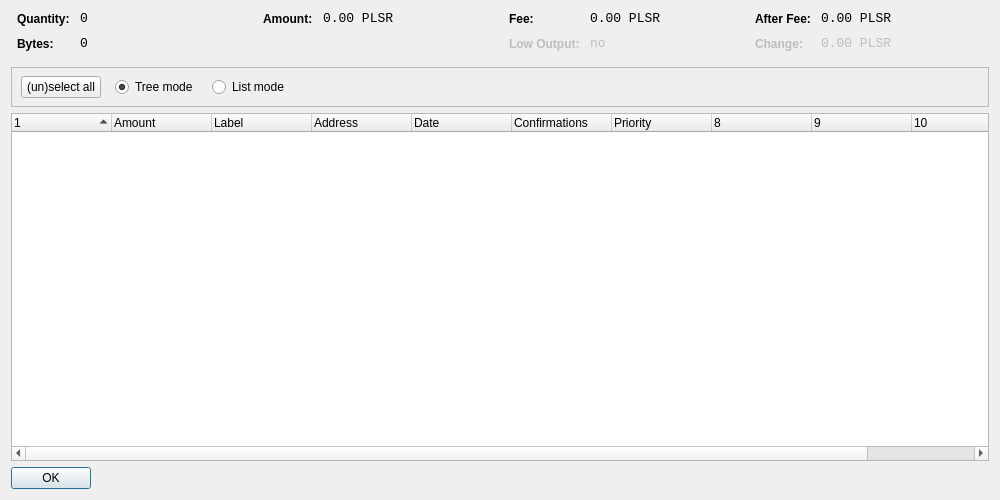
<?xml version="1.0" encoding="UTF-8"?>
<ui version="4.0">
 <class>CoinControlDialog</class>
 <widget class="QDialog" name="CoinControlDialog">
  <property name="geometry">
   <rect>
    <x>0</x>
    <y>0</y>
    <width>1000</width>
    <height>500</height>
   </rect>
  </property>
  <property name="windowTitle">
   <string>Coin Control</string>
  </property>
  <layout class="QVBoxLayout" name="verticalLayout">
   <item>
    <layout class="QHBoxLayout" name="horizontalLayoutTop" stretch="0,0,0,0">
     <property name="topMargin">
      <number>0</number>
     </property>
     <property name="bottomMargin">
      <number>10</number>
     </property>
     <item>
      <layout class="QFormLayout" name="formLayoutCoinControl1">
       <property name="horizontalSpacing">
        <number>10</number>
       </property>
       <property name="verticalSpacing">
        <number>10</number>
       </property>
       <property name="leftMargin">
        <number>6</number>
       </property>
       <property name="rightMargin">
        <number>6</number>
       </property>
       <item row="0" column="0">
        <widget class="QLabel" name="labelCoinControlQuantityText">
         <property name="styleSheet">
          <string notr="true">font-weight:bold;</string>
         </property>
         <property name="text">
          <string>Quantity:</string>
         </property>
        </widget>
       </item>
       <item row="0" column="1">
        <widget class="QLabel" name="labelCoinControlQuantity">
         <property name="font">
          <font>
           <family>Monospace</family>
           <pointsize>10</pointsize>
          </font>
         </property>
         <property name="cursor">
          <cursorShape>IBeamCursor</cursorShape>
         </property>
         <property name="contextMenuPolicy">
          <enum>Qt::ActionsContextMenu</enum>
         </property>
         <property name="text">
          <string notr="true">0</string>
         </property>
         <property name="textInteractionFlags">
          <set>Qt::LinksAccessibleByMouse|Qt::TextSelectableByKeyboard|Qt::TextSelectableByMouse</set>
         </property>
        </widget>
       </item>
       <item row="1" column="0">
        <widget class="QLabel" name="labelCoinControlBytesText">
         <property name="styleSheet">
          <string notr="true">font-weight:bold;</string>
         </property>
         <property name="text">
          <string>Bytes:</string>
         </property>
        </widget>
       </item>
       <item row="1" column="1">
        <widget class="QLabel" name="labelCoinControlBytes">
         <property name="font">
          <font>
           <family>Monospace</family>
           <pointsize>10</pointsize>
          </font>
         </property>
         <property name="cursor">
          <cursorShape>IBeamCursor</cursorShape>
         </property>
         <property name="contextMenuPolicy">
          <enum>Qt::ActionsContextMenu</enum>
         </property>
         <property name="text">
          <string notr="true">0</string>
         </property>
         <property name="textInteractionFlags">
          <set>Qt::LinksAccessibleByMouse|Qt::TextSelectableByKeyboard|Qt::TextSelectableByMouse</set>
         </property>
        </widget>
       </item>
      </layout>
     </item>
     <item>
      <layout class="QFormLayout" name="formLayoutCoinControl2">
       <property name="horizontalSpacing">
        <number>10</number>
       </property>
       <property name="verticalSpacing">
        <number>10</number>
       </property>
       <property name="leftMargin">
        <number>6</number>
       </property>
       <property name="rightMargin">
        <number>6</number>
       </property>
       <item row="0" column="0">
        <widget class="QLabel" name="labelCoinControlAmountText">
         <property name="styleSheet">
          <string notr="true">font-weight:bold;</string>
         </property>
         <property name="text">
          <string>Amount:</string>
         </property>
        </widget>
       </item>
       <item row="0" column="1">
        <widget class="QLabel" name="labelCoinControlAmount">
         <property name="font">
          <font>
           <family>Monospace</family>
           <pointsize>10</pointsize>
          </font>
         </property>
         <property name="cursor">
          <cursorShape>IBeamCursor</cursorShape>
         </property>
         <property name="contextMenuPolicy">
          <enum>Qt::ActionsContextMenu</enum>
         </property>
         <property name="text">
          <string notr="true">0.00 PLSR</string>
         </property>
         <property name="textInteractionFlags">
          <set>Qt::LinksAccessibleByMouse|Qt::TextSelectableByKeyboard|Qt::TextSelectableByMouse</set>
         </property>
        </widget>
       </item>
      </layout>
     </item>
     <item>
      <layout class="QFormLayout" name="formLayoutCoinControl3">
       <property name="horizontalSpacing">
        <number>10</number>
       </property>
       <property name="verticalSpacing">
        <number>10</number>
       </property>
       <property name="leftMargin">
        <number>6</number>
       </property>
       <property name="rightMargin">
        <number>6</number>
       </property>
       <item row="0" column="0">
        <widget class="QLabel" name="labelCoinControlFeeText">
         <property name="styleSheet">
          <string notr="true">font-weight:bold;</string>
         </property>
         <property name="text">
          <string>Fee:</string>
         </property>
        </widget>
       </item>
       <item row="0" column="1">
        <widget class="QLabel" name="labelCoinControlFee">
         <property name="font">
          <font>
           <family>Monospace</family>
           <pointsize>10</pointsize>
          </font>
         </property>
         <property name="cursor">
          <cursorShape>IBeamCursor</cursorShape>
         </property>
         <property name="contextMenuPolicy">
          <enum>Qt::ActionsContextMenu</enum>
         </property>
         <property name="text">
          <string notr="true">0.00 PLSR</string>
         </property>
         <property name="textInteractionFlags">
          <set>Qt::LinksAccessibleByMouse|Qt::TextSelectableByKeyboard|Qt::TextSelectableByMouse</set>
         </property>
        </widget>
       </item>
       <item row="1" column="0">
        <widget class="QLabel" name="labelCoinControlLowOutputText">
         <property name="enabled">
          <bool>false</bool>
         </property>
         <property name="styleSheet">
          <string notr="true">font-weight:bold;</string>
         </property>
         <property name="text">
          <string>Low Output:</string>
         </property>
        </widget>
       </item>
       <item row="1" column="1">
        <widget class="QLabel" name="labelCoinControlLowOutput">
         <property name="enabled">
          <bool>false</bool>
         </property>
         <property name="font">
          <font>
           <family>Monospace</family>
           <pointsize>10</pointsize>
          </font>
         </property>
         <property name="cursor">
          <cursorShape>IBeamCursor</cursorShape>
         </property>
         <property name="contextMenuPolicy">
          <enum>Qt::ActionsContextMenu</enum>
         </property>
         <property name="text">
          <string notr="true">no</string>
         </property>
         <property name="textInteractionFlags">
          <set>Qt::LinksAccessibleByMouse|Qt::TextSelectableByKeyboard|Qt::TextSelectableByMouse</set>
         </property>
        </widget>
       </item>
      </layout>
     </item>
     <item>
      <layout class="QFormLayout" name="formLayoutCoinControl4">
       <property name="horizontalSpacing">
        <number>10</number>
       </property>
       <property name="verticalSpacing">
        <number>10</number>
       </property>
       <property name="leftMargin">
        <number>6</number>
       </property>
       <property name="rightMargin">
        <number>6</number>
       </property>
       <item row="0" column="0">
        <widget class="QLabel" name="labelCoinControlAfterFeeText">
         <property name="styleSheet">
          <string notr="true">font-weight:bold;</string>
         </property>
         <property name="text">
          <string>After Fee:</string>
         </property>
        </widget>
       </item>
       <item row="0" column="1">
        <widget class="QLabel" name="labelCoinControlAfterFee">
         <property name="font">
          <font>
           <family>Monospace</family>
           <pointsize>10</pointsize>
          </font>
         </property>
         <property name="cursor">
          <cursorShape>IBeamCursor</cursorShape>
         </property>
         <property name="contextMenuPolicy">
          <enum>Qt::ActionsContextMenu</enum>
         </property>
         <property name="text">
          <string notr="true">0.00 PLSR</string>
         </property>
         <property name="textInteractionFlags">
          <set>Qt::LinksAccessibleByMouse|Qt::TextSelectableByKeyboard|Qt::TextSelectableByMouse</set>
         </property>
        </widget>
       </item>
       <item row="1" column="0">
        <widget class="QLabel" name="labelCoinControlChangeText">
         <property name="enabled">
          <bool>false</bool>
         </property>
         <property name="styleSheet">
          <string notr="true">font-weight:bold;</string>
         </property>
         <property name="text">
          <string>Change:</string>
         </property>
        </widget>
       </item>
       <item row="1" column="1">
        <widget class="QLabel" name="labelCoinControlChange">
         <property name="enabled">
          <bool>false</bool>
         </property>
         <property name="font">
          <font>
           <family>Monospace</family>
           <pointsize>10</pointsize>
          </font>
         </property>
         <property name="cursor">
          <cursorShape>IBeamCursor</cursorShape>
         </property>
         <property name="contextMenuPolicy">
          <enum>Qt::ActionsContextMenu</enum>
         </property>
         <property name="text">
          <string notr="true">0.00 PLSR</string>
         </property>
         <property name="textInteractionFlags">
          <set>Qt::LinksAccessibleByMouse|Qt::TextSelectableByKeyboard|Qt::TextSelectableByMouse</set>
         </property>
        </widget>
       </item>
      </layout>
     </item>
    </layout>
   </item>
   <item>
    <widget class="QFrame" name="frame">
     <property name="minimumSize">
      <size>
       <width>0</width>
       <height>40</height>
      </size>
     </property>
     <property name="frameShape">
      <enum>QFrame::StyledPanel</enum>
     </property>
     <property name="frameShadow">
      <enum>QFrame::Sunken</enum>
     </property>
     <widget class="QWidget" name="horizontalLayoutWidget">
      <property name="geometry">
       <rect>
        <x>10</x>
        <y>0</y>
        <width>781</width>
        <height>41</height>
       </rect>
      </property>
      <layout class="QHBoxLayout" name="horizontalLayoutPanel" stretch="0,0,0,0,0">
       <property name="spacing">
        <number>14</number>
       </property>
       <item>
        <widget class="QPushButton" name="pushButtonSelectAll">
         <property name="sizePolicy">
          <sizepolicy hsizetype="Maximum" vsizetype="Fixed">
           <horstretch>0</horstretch>
           <verstretch>0</verstretch>
          </sizepolicy>
         </property>
         <property name="text">
          <string>(un)select all</string>
         </property>
        </widget>
       </item>
       <item>
        <widget class="QRadioButton" name="radioTreeMode">
         <property name="sizePolicy">
          <sizepolicy hsizetype="Maximum" vsizetype="Fixed">
           <horstretch>0</horstretch>
           <verstretch>0</verstretch>
          </sizepolicy>
         </property>
         <property name="text">
          <string>Tree mode</string>
         </property>
         <property name="checked">
          <bool>true</bool>
         </property>
        </widget>
       </item>
       <item>
        <widget class="QRadioButton" name="radioListMode">
         <property name="sizePolicy">
          <sizepolicy hsizetype="Maximum" vsizetype="Fixed">
           <horstretch>0</horstretch>
           <verstretch>0</verstretch>
          </sizepolicy>
         </property>
         <property name="text">
          <string>List mode</string>
         </property>
        </widget>
       </item>
       <item>
        <spacer name="horizontalSpacer">
         <property name="orientation">
          <enum>Qt::Horizontal</enum>
         </property>
         <property name="sizeHint" stdset="0">
          <size>
           <width>40</width>
           <height>20</height>
          </size>
         </property>
        </spacer>
       </item>
      </layout>
     </widget>
    </widget>
   </item>
   <item>
    <widget class="CoinControlTreeWidget" name="treeWidget">
     <property name="contextMenuPolicy">
      <enum>Qt::CustomContextMenu</enum>
     </property>
     <property name="sortingEnabled">
      <bool>false</bool>
     </property>
     <property name="columnCount">
      <number>11</number>
     </property>
     <attribute name="headerShowSortIndicator" stdset="0">
      <bool>true</bool>
     </attribute>
     <attribute name="headerStretchLastSection">
      <bool>false</bool>
     </attribute>
     <column>
      <property name="text">
       <string/>
      </property>
     </column>
     <column>
      <property name="text">
       <string>Amount</string>
      </property>
     </column>
     <column>
      <property name="text">
       <string>Label</string>
      </property>
     </column>
     <column>
      <property name="text">
       <string>Address</string>
      </property>
     </column>
     <column>
      <property name="text">
       <string>Date</string>
      </property>
     </column>
     <column>
      <property name="text">
       <string>Confirmations</string>
      </property>
      <property name="toolTip">
       <string>Confirmed</string>
      </property>
     </column>
     <column>
      <property name="text">
       <string>Priority</string>
      </property>
     </column>
     <column>
      <property name="text">
       <string/>
      </property>
     </column>
     <column>
      <property name="text">
       <string/>
      </property>
     </column>
     <column>
      <property name="text">
       <string/>
      </property>
     </column>
     <column>
      <property name="text">
       <string/>
      </property>
     </column>
    </widget>
   </item>
   <item>
    <widget class="QDialogButtonBox" name="buttonBox">
     <property name="sizePolicy">
      <sizepolicy hsizetype="Maximum" vsizetype="Fixed">
       <horstretch>0</horstretch>
       <verstretch>0</verstretch>
      </sizepolicy>
     </property>
     <property name="orientation">
      <enum>Qt::Horizontal</enum>
     </property>
     <property name="standardButtons">
      <set>QDialogButtonBox::Ok</set>
     </property>
    </widget>
   </item>
  </layout>
 </widget>
 <customwidgets>
  <customwidget>
   <class>CoinControlTreeWidget</class>
   <extends>QTreeWidget</extends>
   <header>coincontroltreewidget.h</header>
  </customwidget>
 </customwidgets>
 <resources/>
 <connections/>
</ui>
